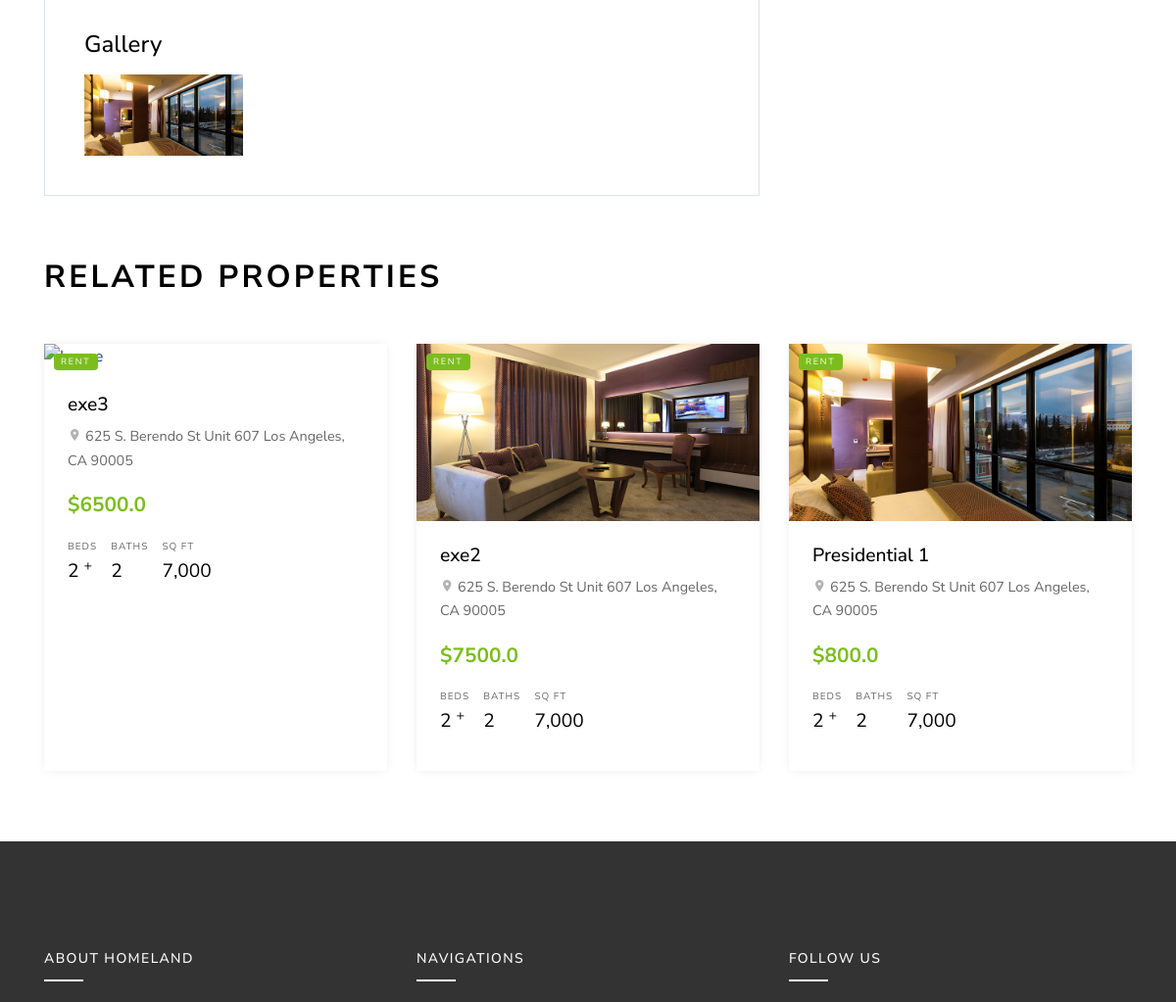
The page /product/2/Gunluk-Haftalik-Aylik-Kiralik-Presidential-Oda/ (middle part) on the database as committed earlier.
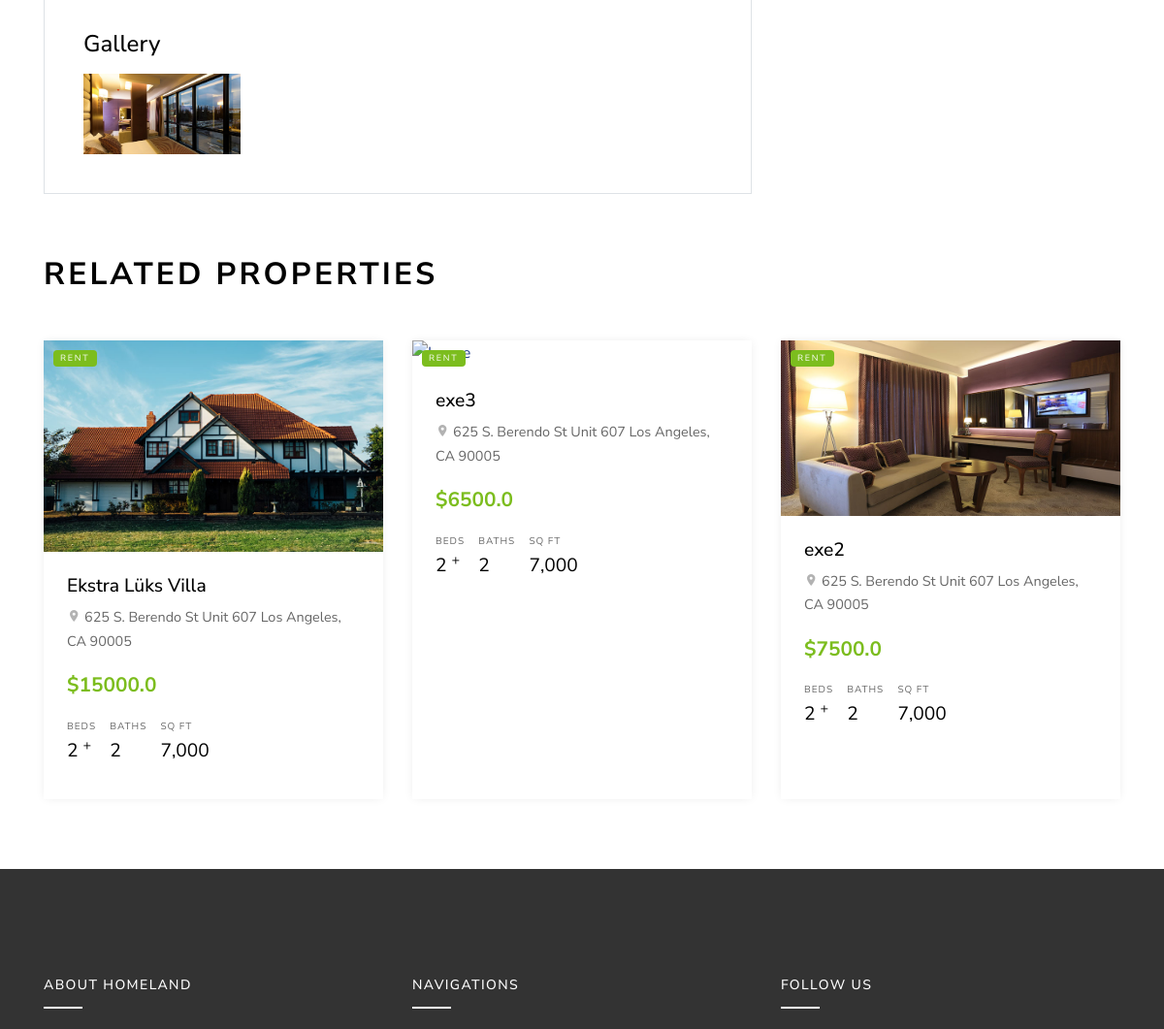
The same page on the database as committed later.
### product/models.py (models this page shows, shortened)
class Product(models.Model):
        STATUS = (
            ('True', 'Evet'),
            ('False', 'Hayır'),
        )
        category = models.ForeignKey(Category, on_delete=models.CASCADE)
        title = models.CharField(max_length=150)
        keywords = models.CharField(max_length=255)
        description = models.CharField(max_length=255)
        image = models.ImageField(blank=True, upload_to='images/')
        price = models.FloatField()
        amount = models.IntegerField()
        detail = RichTextUploadingField()
        slug = models.SlugField(blank=True, max_length=255)
        status = models.CharField(max_length=10, choices=STATUS)
        create_at = models.DateTimeField(auto_now_add=True)
        update_at = models.DateTimeField(auto_now=True)
        def image_tag(self):
            return mark_safe('<img src="{}" height="50"/>'.format(self.image.url))
        image_tag.short_description = 'Image'

### home/views.py (the view)
# urls.py: path('product/<int:id>/<slug:slug>/', views.product_detail, name='product_detail')
def product_detail(request,id,slug):
    category = Category.objects.all()
    product = Product.objects.get(pk=id)
    images = Images.objects.filter(product_id=id)
    relatedproducts = Product.objects.all().order_by('-id')[:3]
    context = {'category': category,
               'product': product,
               'images': images,
               'relatedproducts': relatedproducts}
    return render(request,'product_detail.html',context)

### home/templates/product_detail.html (shortened to what this page needs)
{% extends "homebase.html" %}
{% load static %}
{% block content %}
    <div class="site-section site-section-sm">
      <div class="container">
        <div class="row">
          <div class="col-lg-8">
            <div class="bg-white property-body border-bottom border-left border-right">
              <div class="row no-gutters mt-5">
                <div class="col-12">
                  <h2 class="h4 text-black mb-3">Gallery</h2>
                </div>
                <div class="col-sm-6 col-md-4 col-lg-3">
                  <a href="{{ product.image.url }}" class="image-popup gal-item"><img src="{{ product.image.url }}" alt="Image" class="img-fluid"></a>
                </div>
              </div>
            </div>
          </div>
          <div class="col-lg-4">
                  {% load mptt_tags %}
          </div>
        </div>
      </div>
    </div>
    <div class="container">
        <div class="row">
          <div class="col-12">
            <div class="site-section-title mb-5">
              <h2>Related Properties</h2>
            </div>
          </div>
        </div>
        <div class="row mb-5">
          {% for rs in relatedproducts %}
          <div class="col-md-6 col-lg-4 mb-4">
            <div class="property-entry h-100">
              <a href="/product/{{ rs.id }}/{{ rs.slug }}" class="property-thumbnail">
                <div class="offer-type-wrap">
                  <span class="offer-type bg-success">Rent</span>
                </div>
                <img src="{{ rs.image.url }}" alt="Image" class="img-fluid">
              </a>
              <div class="p-4 property-body">
                <h2 class="property-title"><a href="/product/{{ rs.id }}/{{ rs.slug }}">{{ rs.title }}</a></h2>
                <span class="property-location d-block mb-3"><span class="property-icon icon-room"></span> 625 S. Berendo St Unit 607 Los Angeles, CA 90005</span>
                <strong class="property-price text-primary mb-3 d-block text-success">${{ rs.price }}</strong>
                <ul class="property-specs-wrap mb-3 mb-lg-0">
                  <li>
                    <span class="property-specs">Beds</span>
                    <span class="property-specs-number">2 <sup>+</sup></span>
                  </li>
                  <li>
                    <span class="property-specs">Baths</span>
                    <span class="property-specs-number">2</span>
                  </li>
                  <li>
                    <span class="property-specs">SQ FT</span>
                    <span class="property-specs-number">7,000</span>
                  </li>
                </ul>
              </div>
            </div>
          </div>
            {% endfor %}
        </div>
      </div>
{% endblock %}

### home/templates/homebase.html (shortened to what this page needs)
{% load static %}
<!DOCTYPE html>
<html lang="en">
<head>
    <link rel="stylesheet" href="{% static 'fonts/icomoon/style.css' %}" />
    <link rel="stylesheet" href="{% static 'css/bootstrap.min.css' %}">
    <link rel="stylesheet" href="{% static 'css/magnific-popup.css' %}">
    <link rel="stylesheet" href="{% static 'css/jquery-ui.css' %}">
    <link rel="stylesheet" href="{% static 'css/owl.carousel.min.css' %}">
    <link rel="stylesheet" href="{% static 'css/owl.theme.default.min.css' %}">
    <link rel="stylesheet" href="{% static 'css/bootstrap-datepicker.css' %}">
    <link rel="stylesheet" href="{% static 'css/mediaelementplayer.css' %}">
    <link rel="stylesheet" href="{% static 'css/animate.css' %}">
    <link rel="stylesheet" href="{% static 'fonts/flaticon/font/flaticon.css' %}">
    <link rel="stylesheet" href="{% static 'css/fl-bigmug-line.css' %}">
    <link rel="stylesheet" href="{% static 'css/aos.css' %}">
    <link rel="stylesheet" href="{% static 'css/style.css' %}">
</head>
<body>
    {% block content %}  {% endblock %}
    {% include 'footer.html' %}
</body>
</html>

### home/templates/header.html (shortened to what this page needs)
    {% load static %}
                  {% load mptt_tags %}

### home/templates/footer.html (shortened to what this page needs)
<footer class="site-footer">
      <div class="container">
        <div class="row">
          <div class="col-lg-4">
            <div class="mb-5">
              <h3 class="footer-heading mb-4">About Homeland</h3>
            </div>
          </div>
          <div class="col-lg-4 mb-5 mb-lg-0">
            <div class="row mb-5">
              <div class="col-md-12">
                <h3 class="footer-heading mb-4">Navigations</h3>
              </div>
            </div>
          </div>
          <div class="col-lg-4 mb-5 mb-lg-0">
            <h3 class="footer-heading mb-4">Follow Us</h3>
          </div>
        </div>
      </div>
    </footer>
{% load static %}

### home/static/css/style.css (style rules this page uses)
body { line-height: 1.7; color: rgba(0, 0, 0, 0.6); font-weight: 400; font-size: 1rem; font-family: "Roboto Mono", SFMono-Regular, Menlo, Monaco, Consolas, "Liberation Mono", "Courier New", monospace; font-family: "Nunito Sans", -apple-system, BlinkMacSystemFont, "Segoe UI", Roboto, "Helvetica Neue", Arial, sans-serif, "Apple Color Emoji", "Segoe UI Emoji", "Segoe UI Symbol", "Noto Color Emoji"; }
a { -webkit-transition: .3s all ease; -o-transition: .3s all ease; transition: .3s all ease; }
.text-black { color: #000 !important; }
.site-section { padding: 3em 0; }
@media (min-width: 768px) { .site-section { padding: 7em 0; } }
.site-section.site-section-sm { padding: 4em 0; }
.site-footer { padding: 4em 0; background: #333333; }
@media (min-width: 768px) { .site-footer { padding: 7em 0; } }
.site-footer h2, .site-footer h3, .site-footer h4, .site-footer h5 { color: #fff; }
.site-footer .footer-heading { font-size: 14px; text-transform: uppercase; letter-spacing: .1em; color: #fff; position: relative; padding-bottom: 15px; }
.site-footer .footer-heading:before { content: ""; background: #fff; width: 40px; height: 2px; position: absolute; bottom: 0; }
.property-entry { -webkit-box-shadow: 0 0 10px -2px rgba(0, 0, 0, 0.1); box-shadow: 0 0 10px -2px rgba(0, 0, 0, 0.1); background: #fff; }
.property-entry .property-body { position: relative; }
.property-entry .offer-type-wrap { position: absolute; top: 10px; left: 10px; z-index: 8; }
.property-entry .property-thumbnail { overflow: hidden; position: relative; display: block; }
.property-entry .property-thumbnail .offer-type { display: block; margin-bottom: 5px; padding: 1px 7px; color: #fff; text-transform: uppercase; letter-spacing: .2em; font-size: 9px; border-radius: 4px; }
.property-entry .property-thumbnail img { -webkit-transition: .3s all ease; -o-transition: .3s all ease; transition: .3s all ease; -webkit-transform: scale(1); -ms-transform: scale(1); transform: scale(1); }
.property-entry .property-title { font-size: 1.2rem; }
.property-entry .property-title a { color: #000; }
.property-entry .property-location { font-size: .9rem; }
.property-entry .property-location .property-icon { color: rgba(0, 0, 0, 0.3); }
.property-entry .property-specs-number { font-size: 1.2rem; color: #000; }
.property-entry .property-specs-wrap { list-style: none; padding: 0; margin: 0; }
.property-entry .property-specs-wrap li { display: inline-block; margin-right: 10px; margin-bottom: 10px; }
.property-entry .property-specs { display: block; text-transform: uppercase; font-size: 10px; letter-spacing: .1em; }
.property-entry .property-price { font-size: 1.3rem; }
.property-specs-wrap { list-style: none; padding: 0; margin: 0; }
.property-specs-wrap li { display: inline-block; margin-right: 10px; margin-bottom: 10px; }
.property-specs { display: block; text-transform: uppercase; font-size: 10px; letter-spacing: .1em; }
.property-price { font-size: 1.3rem; }
.site-section-title h2 { text-transform: uppercase; color: #000; font-weight: 700; font-size: 2rem; letter-spacing: .1em; }
.property-body { padding: 40px; }
.gal-item img { -webkit-transition: .3s all ease; -o-transition: .3s all ease; transition: .3s all ease; opacity: 1; }

Rows that differ between the two databases and show on the page:
no longer on one of the page's lists (row unchanged): Product: title "Presidential 1", price "800.0"
added Product: image (picture), title "Ekstra Lüks Villa", price "15000.0"
